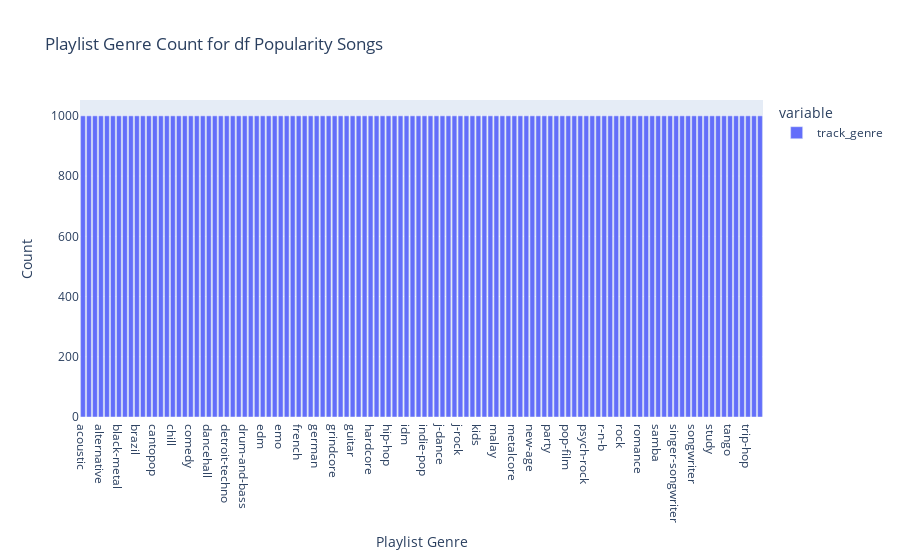

The notebook cell saved with this chart:
### Code cell
pl_genre_count_df = df.groupby('track_genre')['track_genre'].count()
fig = px.bar(pl_genre_count_df, labels = {'index': 'Playlist Genre', 'value': 'Count'}, title = 'Playlist Genre Count for df Popularity Songs')
fig

### Figure 1 — Plotly figure (JSON) as saved in the notebook; plotly's stock layout.template omitted (floating-point values rounded to 4 significant figures)
{"data": [{"hovertemplate": "variable=track_genre<br>Playlist Genre=%{x}<br>Count=%{y}<extra></extra>", "legendgroup": "track_genre", "marker": {"color": "#636efa", "pattern": {"shape": ""}}, "name": "track_genre", "orientation": "v", "showlegend": true, "textposition": "auto", "type": "bar", "x": ["acoustic", "afrobeat", "alt-rock", "alternative", "ambient", "anime", "black-metal", "bluegrass", "blues", "brazil", "breakbeat", "british", "cantopop", "chicago-house", "children", "chill", "classical", "club", "comedy", "country", "dance", "dancehall", "death-metal", "deep-house", "detroit-techno", "disco", "disney", "drum-and-bass", "dub", "dubstep", "edm", "electro", "electronic", "emo", "folk", "forro", "french", "funk", "garage", "german", "gospel", "goth", "grindcore", "groove", "grunge", "guitar", "happy", "hard-rock", "hardcore", "hardstyle", "heavy-metal", "hip-hop", "honky-tonk", "house", "idm", "indian", "indie", "indie-pop", "industrial", "iranian", "j-dance", "j-idol", "j-pop", "j-rock", "jazz", "k-pop", "kids", "latin", "latino", "malay", "mandopop", "metal", "metalcore", "minimal-techno", "mpb", "new-age", "opera", "pagode", "party", "piano", "pop", "pop-film", "power-pop", "progressive-house", "psych-rock", "punk", "punk-rock", "r-n-b", "reggae", "reggaeton", "rock", "rock-n-roll", "rockabilly", "romance", "sad", "salsa", "samba", "sertanejo", "show-tunes", "singer-songwriter", "ska", "sleep", "songwriter", "soul", "spanish", "study", "swedish", "synth-pop", "tango", "techno", "trance", "trip-hop", "turkish", "world-music"], "xaxis": "x", "y": [1000, 1000, 1000, 1000, 1000, 1000, 1000, 1000, 1000, 1000, 1000, 1000, 1000, 1000, 1000, 1000, 1000, 1000, 1000, 1000, 1000, 1000, 1000, 1000, 1000, 1000, 1000, 1000, 1000, 1000, 1000, 1000, 1000, 1000, 1000, 1000, 1000, 1000, 1000, 1000, 1000, 1000, 1000, 1000, 1000, 1000, 1000, 1000, 1000, 1000, 1000, 1000, 1000, 1000, 1000, 1000, 1000, 1000, 1000, 1000, 1000, 1000, 1000, 1000, 1000, 1000, 1000, 1000, 1000, 1000, 1000, 1000, 1000, 1000, 1000, 1000, 1000, 1000, 1000, 1000, 1000, 1000, 1000, 1000, 1000, 1000, 1000, 1000, 1000, 1000, 1000, 1000, 1000, 1000, 1000, 1000, 1000, 1000, 1000, 1000, 1000, 1000, 1000, 1000, 1000, 1000, 1000, 1000, 1000, 1000, 1000, 1000, 1000, 1000], "yaxis": "y"}], "layout": {"barmode": "relative", "legend": {"title": {"text": "variable"}, "tracegroupgap": 0}, "title": {"text": "Playlist Genre Count for df Popularity Songs"}, "xaxis": {"anchor": "y", "domain": [0, 1], "title": {"text": "Playlist Genre"}}, "yaxis": {"anchor": "x", "domain": [0, 1], "title": {"text": "Count"}}}}
